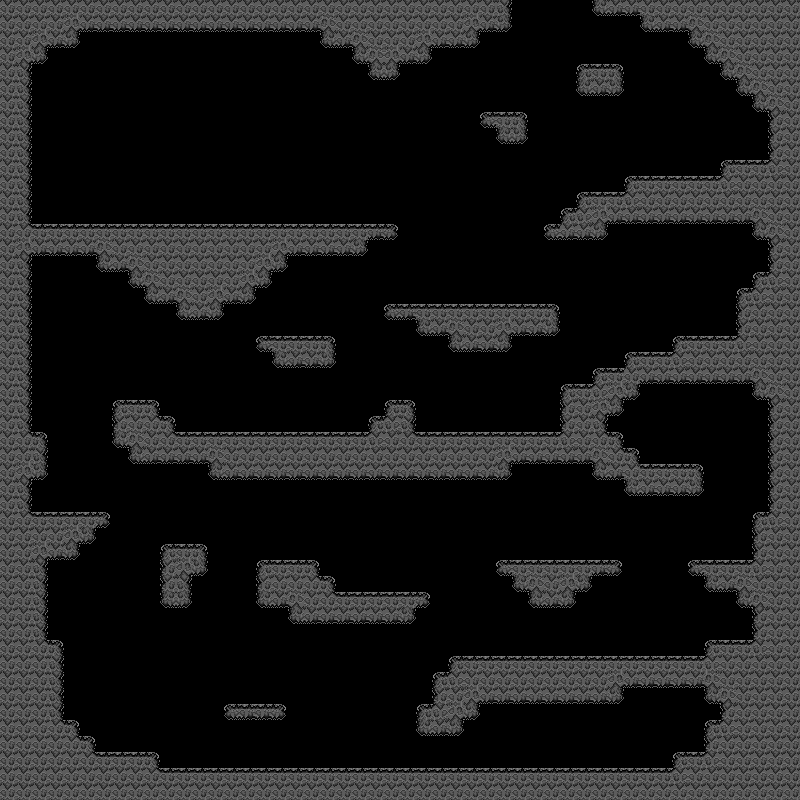

Rendered tile map (Tiled .tmx) drawn with the repository's tilesets; below, a short description and the map source with its tile grids summarised:
An orthogonal 50x50 tile map with 16x16 px tiles, 1 tile layer (terrain), 1 hidden layer not drawn and 16 objects.

<map version="1.10" tiledversion="1.11.2" orientation="orthogonal" renderorder="right-down" width="50" height="50" tilewidth="16" tileheight="16" infinite="0" nextlayerid="4" nextobjectid="50">
 <tileset firstgid="1" source="Rock Tile Set.tsx" />
 <layer id="1" name="prototype" width="50" height="50" visible="0">
  <data>[2500 cells, 941 non-empty, 2 distinct tile ids]</data>
 </layer>
 <layer id="2" name="terrain" width="50" height="50">
  <properties>
   <property name="st2u:CompositeCollider2D" type="bool" value="true" />
   <property name="unity:layer" value="Ground" />
  </properties>
  <data>[2500 cells, 925 non-empty, 16 distinct tile ids]</data>
 </layer>
 <objectgroup id="3" name="SpawnLayer">
  <object id="34" gid="40" x="600" y="56" width="16" height="16" />
  <object id="35" gid="40" x="664" y="168" width="16" height="16" />
  <object id="36" gid="40" x="120" y="216" width="16" height="16" />
  <object id="37" gid="40" x="264" y="216" width="16" height="16" />
  <object id="38" gid="40" x="472" y="296" width="16" height="16" />
  <object id="39" gid="40" x="696" y="328" width="16" height="16" />
  <object id="40" gid="40" x="264" y="424" width="16" height="16" />
  <object id="41" gid="40" x="472" y="424" width="16" height="16" />
  <object id="42" gid="40" x="680" y="456" width="16" height="16" />
  <object id="43" gid="40" x="72" y="504" width="16" height="16" />
  <object id="44" gid="40" x="280" y="552" width="16" height="16" />
  <object id="45" gid="40" x="568" y="552" width="16" height="16" />
  <object id="46" gid="40" x="648" y="648" width="16" height="16" />
  <object id="47" gid="40" x="248" y="696" width="16" height="16" />
  <object id="48" gid="40" x="200" y="760" width="16" height="16" />
  <object id="49" gid="40" x="584" y="760" width="16" height="16" />
 </objectgroup>
</map>
